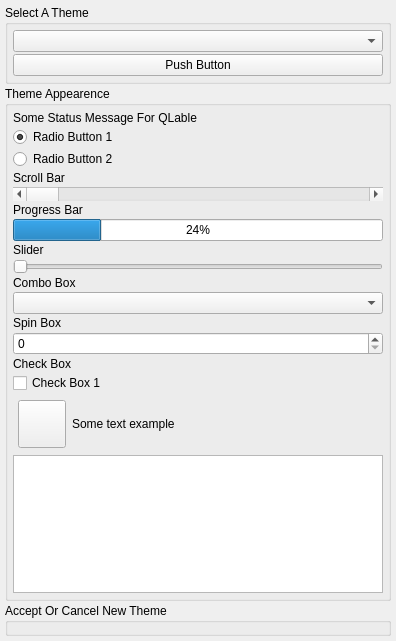
<?xml version="1.0" encoding="UTF-8"?>
<ui version="4.0">
 <class>ThemeWidgetClass</class>
 <widget class="QWidget" name="ThemeWidgetClass">
  <property name="geometry">
   <rect>
    <x>0</x>
    <y>0</y>
    <width>396</width>
    <height>641</height>
   </rect>
  </property>
  <property name="sizePolicy">
   <sizepolicy hsizetype="Expanding" vsizetype="Expanding">
    <horstretch>0</horstretch>
    <verstretch>0</verstretch>
   </sizepolicy>
  </property>
  <property name="windowTitle">
   <string>Form</string>
  </property>
  <layout class="QVBoxLayout" name="verticalLayout">
   <property name="spacing">
    <number>2</number>
   </property>
   <property name="leftMargin">
    <number>5</number>
   </property>
   <property name="topMargin">
    <number>5</number>
   </property>
   <property name="rightMargin">
    <number>5</number>
   </property>
   <property name="bottomMargin">
    <number>5</number>
   </property>
   <item>
    <widget class="QGroupBox" name="m_SelectThemeGroupBox">
     <property name="sizePolicy">
      <sizepolicy hsizetype="Expanding" vsizetype="Expanding">
       <horstretch>0</horstretch>
       <verstretch>0</verstretch>
      </sizepolicy>
     </property>
     <property name="maximumSize">
      <size>
       <width>16777215</width>
       <height>200</height>
      </size>
     </property>
     <property name="title">
      <string>Select A Theme</string>
     </property>
     <property name="flat">
      <bool>false</bool>
     </property>
     <layout class="QVBoxLayout" name="verticalLayout_4">
      <property name="spacing">
       <number>2</number>
      </property>
      <property name="leftMargin">
       <number>5</number>
      </property>
      <property name="topMargin">
       <number>5</number>
      </property>
      <property name="rightMargin">
       <number>5</number>
      </property>
      <property name="bottomMargin">
       <number>5</number>
      </property>
      <item>
       <widget class="VxComboBox" name="m_ThemeComboBox">
        <property name="sizePolicy">
         <sizepolicy hsizetype="Preferred" vsizetype="Fixed">
          <horstretch>0</horstretch>
          <verstretch>0</verstretch>
         </sizepolicy>
        </property>
        <property name="autoFillBackground">
         <bool>true</bool>
        </property>
        <property name="frame">
         <bool>true</bool>
        </property>
       </widget>
      </item>
      <item>
       <widget class="QPushButton" name="m_ExampleButton">
        <property name="text">
         <string>Push Button</string>
        </property>
       </widget>
      </item>
     </layout>
    </widget>
   </item>
   <item>
    <widget class="QGroupBox" name="m_ThemeGroupBox">
     <property name="sizePolicy">
      <sizepolicy hsizetype="Expanding" vsizetype="Expanding">
       <horstretch>0</horstretch>
       <verstretch>0</verstretch>
      </sizepolicy>
     </property>
     <property name="minimumSize">
      <size>
       <width>0</width>
       <height>0</height>
      </size>
     </property>
     <property name="title">
      <string>Theme Appearence</string>
     </property>
     <layout class="QVBoxLayout" name="verticalLayout_3">
      <property name="spacing">
       <number>2</number>
      </property>
      <property name="leftMargin">
       <number>5</number>
      </property>
      <property name="topMargin">
       <number>5</number>
      </property>
      <property name="rightMargin">
       <number>5</number>
      </property>
      <property name="bottomMargin">
       <number>5</number>
      </property>
      <item>
       <widget class="QLabel" name="m_StatusLabel">
        <property name="text">
         <string notr="true">Some Status Message For QLable</string>
        </property>
       </widget>
      </item>
      <item>
       <widget class="QRadioButton" name="radioButton">
        <property name="text">
         <string>Radio Button 1</string>
        </property>
        <property name="checked">
         <bool>true</bool>
        </property>
       </widget>
      </item>
      <item>
       <widget class="QRadioButton" name="radioButton_2">
        <property name="text">
         <string>Radio Button 2</string>
        </property>
       </widget>
      </item>
      <item>
       <widget class="QLabel" name="label">
        <property name="text">
         <string>Scroll Bar</string>
        </property>
       </widget>
      </item>
      <item>
       <widget class="QScrollBar" name="m_ExampleScrollBar">
        <property name="orientation">
         <enum>Qt::Horizontal</enum>
        </property>
       </widget>
      </item>
      <item>
       <widget class="QLabel" name="label_2">
        <property name="text">
         <string>Progress Bar</string>
        </property>
       </widget>
      </item>
      <item>
       <widget class="QProgressBar" name="m_ExampleProgressBar">
        <property name="value">
         <number>24</number>
        </property>
       </widget>
      </item>
      <item>
       <widget class="QLabel" name="label_6">
        <property name="text">
         <string>Slider</string>
        </property>
       </widget>
      </item>
      <item>
       <widget class="QSlider" name="horizontalSlider">
        <property name="orientation">
         <enum>Qt::Horizontal</enum>
        </property>
       </widget>
      </item>
      <item>
       <widget class="QLabel" name="label_3">
        <property name="text">
         <string>Combo Box</string>
        </property>
       </widget>
      </item>
      <item>
       <widget class="QComboBox" name="m_ExampleComboBox"/>
      </item>
      <item>
       <widget class="QLabel" name="label_4">
        <property name="text">
         <string>Spin Box</string>
        </property>
       </widget>
      </item>
      <item>
       <widget class="QSpinBox" name="spinBox"/>
      </item>
      <item>
       <widget class="QLabel" name="label_5">
        <property name="text">
         <string>Check Box</string>
        </property>
       </widget>
      </item>
      <item>
       <widget class="QCheckBox" name="m_ExampleCheckBox">
        <property name="sizePolicy">
         <sizepolicy hsizetype="Minimum" vsizetype="Preferred">
          <horstretch>0</horstretch>
          <verstretch>0</verstretch>
         </sizepolicy>
        </property>
        <property name="text">
         <string>Check Box 1</string>
        </property>
       </widget>
      </item>
      <item>
       <widget class="QWidget" name="m_UpDirWidget" native="true">
        <property name="sizePolicy">
         <sizepolicy hsizetype="Expanding" vsizetype="Expanding">
          <horstretch>0</horstretch>
          <verstretch>0</verstretch>
         </sizepolicy>
        </property>
        <layout class="QHBoxLayout" name="horizontalLayout_2">
         <property name="leftMargin">
          <number>5</number>
         </property>
         <property name="topMargin">
          <number>5</number>
         </property>
         <property name="rightMargin">
          <number>5</number>
         </property>
         <property name="bottomMargin">
          <number>5</number>
         </property>
         <item>
          <widget class="VxPushButton" name="m_ThemeExampleButton">
           <property name="minimumSize">
            <size>
             <width>48</width>
             <height>48</height>
            </size>
           </property>
           <property name="maximumSize">
            <size>
             <width>48</width>
             <height>48</height>
            </size>
           </property>
           <property name="text">
            <string/>
           </property>
           <property name="iconSize">
            <size>
             <width>48</width>
             <height>48</height>
            </size>
           </property>
          </widget>
         </item>
         <item>
          <widget class="VxLabel" name="m_ExampleTextLabel">
           <property name="styleSheet">
            <string notr="true"/>
           </property>
           <property name="text">
            <string>Some text example</string>
           </property>
          </widget>
         </item>
        </layout>
       </widget>
      </item>
      <item>
       <widget class="VxPlainTextEdit" name="m_PlainTextEdit"/>
      </item>
     </layout>
    </widget>
   </item>
   <item>
    <widget class="QGroupBox" name="m_AcceptGroupBox">
     <property name="sizePolicy">
      <sizepolicy hsizetype="Expanding" vsizetype="Minimum">
       <horstretch>0</horstretch>
       <verstretch>0</verstretch>
      </sizepolicy>
     </property>
     <property name="title">
      <string>Accept Or Cancel New Theme</string>
     </property>
     <layout class="QVBoxLayout" name="verticalLayout_2">
      <property name="spacing">
       <number>5</number>
      </property>
      <property name="leftMargin">
       <number>5</number>
      </property>
      <property name="topMargin">
       <number>5</number>
      </property>
      <property name="rightMargin">
       <number>5</number>
      </property>
      <property name="bottomMargin">
       <number>5</number>
      </property>
      <item>
       <widget class="AcceptCancelWidget" name="m_AcceptCancelFrame">
        <property name="frameShape">
         <enum>QFrame::NoFrame</enum>
        </property>
        <property name="frameShadow">
         <enum>QFrame::Plain</enum>
        </property>
       </widget>
      </item>
     </layout>
    </widget>
   </item>
  </layout>
 </widget>
 <customwidgets>
  <customwidget>
   <class>VxPushButton</class>
   <extends>QPushButton</extends>
   <header location="global">VxPushButton.h</header>
  </customwidget>
  <customwidget>
   <class>VxLabel</class>
   <extends>QLabel</extends>
   <header>VxLabel.h</header>
  </customwidget>
  <customwidget>
   <class>AcceptCancelWidget</class>
   <extends>QFrame</extends>
   <header>AcceptCancelWidget.h</header>
   <container>1</container>
  </customwidget>
  <customwidget>
   <class>VxComboBox</class>
   <extends>QComboBox</extends>
   <header>VxComboBox.h</header>
  </customwidget>
  <customwidget>
   <class>VxPlainTextEdit</class>
   <extends>QPlainTextEdit</extends>
   <header>VxPlainTextEdit.h</header>
  </customwidget>
 </customwidgets>
 <resources/>
 <connections/>
</ui>
